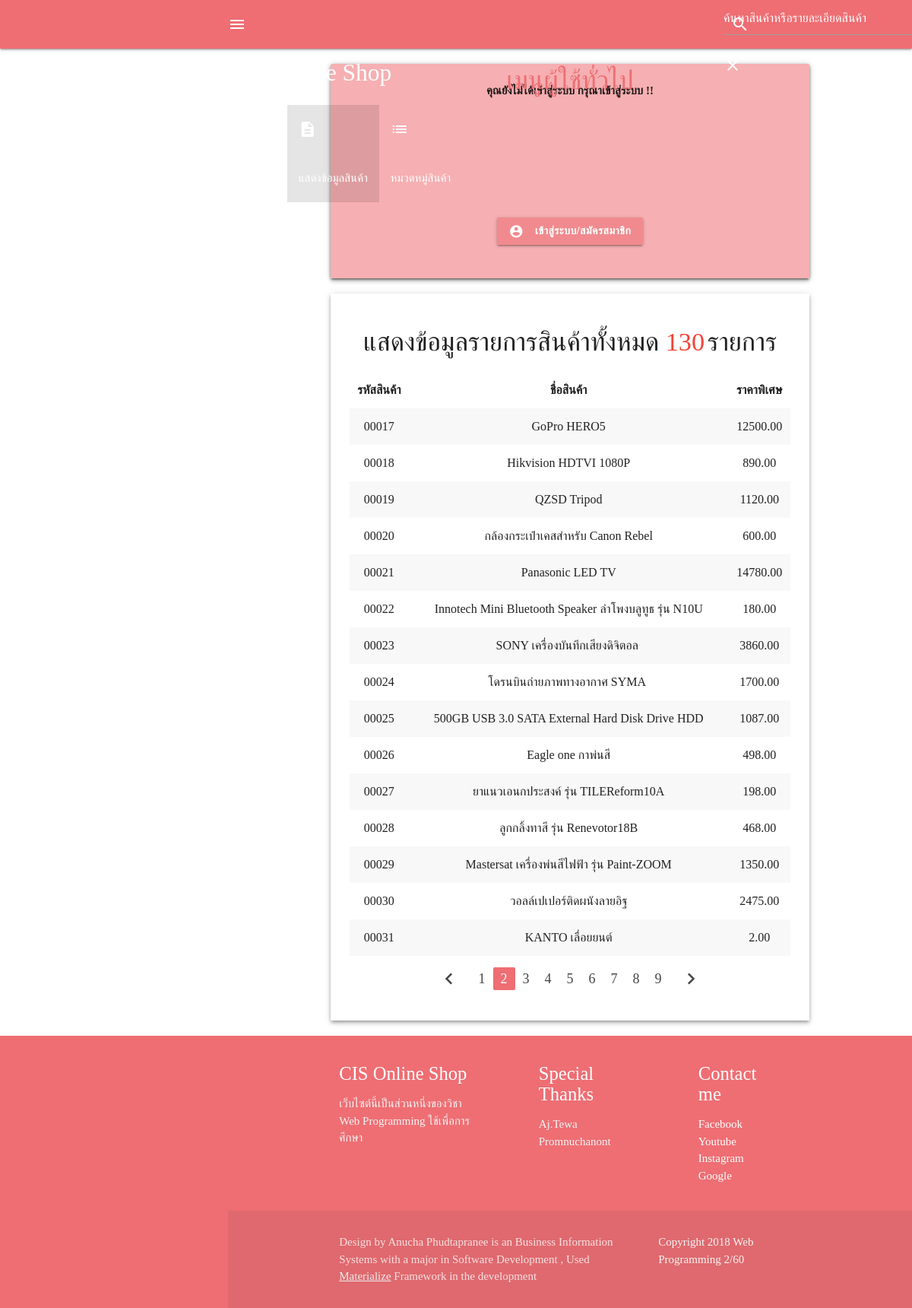
Page /index.php?module=products&action=select_product&page=2 on the committed database.
### tables this page shows
CREATE TABLE `products` (
  `product_id` smallint(5) UNSIGNED ZEROFILL NOT NULL,
  `product_title` varchar(300) NOT NULL,
  `product_detail` text NOT NULL,
  `product_nprice` decimal(8,2) NOT NULL,
  `product_sprice` decimal(8,2) NOT NULL,
  `product_cate` tinyint(2) NOT NULL,
  `product_pic` varchar(255) NOT NULL,
  `product_ship` tinyint(1) NOT NULL COMMENT '0=ต่างประเทศ,1=ในประเทศ'
);

### call_function.php (called while the page is built, shortened)
<?php
    function url_searchproduct($page){
        $get_action = $_GET['action'];
        $get_cateid = "";
        $query_select = "";
        if(isset($_SESSION['user_type'])){
            $type = $_SESSION['user_type'];
        }else{
            $type = 99;
        }
        if($type == 0){
            $logic_url1 = "manage_product";
            $logic_url2 = "manage_categories";
            $logic_url3 = "manage_user";
        }else if($type == 2){
        }else{
            $logic_url1 = "select_product";
        }
        $url_pagination = "index.php?module=products&action=".$logic_url1."";
        $ar_product = array("url" => $url_pagination , "query" => $query_select , "cate_id" => $get_cateid);
        return $ar_product;
    }
?>

### modules/products/select_product.php (the view, shortened to what this page needs)
<?php
    $num_per_page = 15;
    if(isset($_GET['page'])){
        $page = $_GET['page'];
        $start_row = ($page-1)*$num_per_page;
    }else{
        $page = 1;
        $start_row = 0;
    }
    $array_product = url_searchproduct(1);
    $result = mysqli_query($con,
    "SELECT product_id FROM products".$array_product['query']) or die ("Error from line 1 : ".mysqli_error($con));
    $count_row = mysqli_num_rows($result);
    $page_all = ceil($count_row / $num_per_page);
    $result = mysqli_query($con,
        "SELECT product_id ,
                product_title ,
                product_sprice FROM products".$array_product['query']." ORDER BY product_id ASC LIMIT ".$start_row.",".$num_per_page) or die ("Error from line 1 : ".mysqli_error($con));
?>
        <div class='center-align' style='padding:25px 25px;'>
        <?php
            if($count_row>=1)
            {
        ?>
        <div style='margin-top:20px;margin-bottom:20px;'>
            <h4 style='display:inline;'>แสดงข้อมูลรายการสินค้าทั้งหมด </h4>
            <?php echo "<h4 class='red-text' style='display:inline;'>".$count_row."</h4> <h4 style='display:inline;'>รายการ</h4>";?>
        </div>
        <div style="overflow-x:auto;">
        <table class="centered <?php echo (empty($_SESSION['user_type']) ? "striped" : "striped striped3");?>">
            <thead>
                <tr>
                    <th>รหัสสินค้า</th>
                    <th>ชื่อสินค้า</th>
                    <th>ราคาพิเศษ</th>
                </tr>
            </thead>
        <?php
            echo "<tbody>";
        while(list($product_id,$product_title,$product_name) = mysqli_fetch_row($result)){
            echo "<tr>";
            echo "<td>".$product_id."</td>";
            echo "<td><a href='index.php?module=products&action=product_detail&sendVar=".$product_id."&page=".$page.(isset($_GET['cateid']) ? "&cateid=".$_GET['cateid'] : "")."'>".$product_title."</a></td>";
            echo "<td>".$product_name."</td>";
            echo "</tr>";
        }
            echo "</tbody>";
        echo "</table>";
        echo "</div>";
        ?>
        <?php
            $active_css = (empty($_SESSION['user_type']) ? "active" : "activemember");
        ?>
            <ul class="pagination center-align">
            <li class="waves-effect"><a href="<?php echo($page == 1 ? "#" : "index.php?module=products&action=select_product&page=".($page-1));?>"><i class="material-icons">chevron_left</i></a></li>
                <?php
                    for($i = 1;$i <= $page_all;$i++){
                        echo "<li class='waves-effect ",($page==$i ? $active_css : ""),"'><a href='",$array_product['url']
                        ,"&page=",$i,"'>",$i,"</a></li>";
                    }
                ?>
            <li class="waves-effect"><a href="<?php echo($page == $page_all ? "#" : "index.php?module=products&action=select_product&page=".($page+1));?>"><i class="material-icons">chevron_right</i></a></li>
            </ul>
        </div>
        <?php
            }
        ?>
<?php
        echo "</div>";
?>

### index.php (style rules this page uses)
html { font-family:finalFont !important; }
body { overflow:scroll !important; }
tr { transition:background-color 0.6s; }
a { color:#212121; }
::placeholder { color:white; }

### rows in the picture
products: product_id "00017", product_title "GoPro HERO5", product_sprice "12500.00"
products: product_id "00018", product_title "Hikvision HDTVI 1080P", product_sprice "890.00"
products: product_id "00019", product_title "QZSD Tripod", product_sprice "1120.00"
products: product_id "00020", product_title "กล้องกระเป๋าเคสสำหรับ Canon Rebel", product_sprice "600.00"
products: product_id "00021", product_title "Panasonic LED TV", product_sprice "14780.00"
products: product_id "00022", product_title "Innotech Mini Bluetooth Speaker ลำโพงบลูทูธ รุ่น N10U", product_sprice "180.00"
products: product_id "00023", product_title "SONY เครื่องบันทึกเสียงดิจิตอล", product_sprice "3860.00"
products: product_id "00024", product_title "โดรนบินถ่ายภาพทางอากาศ SYMA", product_sprice "1700.00"
products: product_id "00025", product_title "500GB USB 3.0 SATA External Hard Disk Drive HDD", product_sprice "1087.00"
products: product_id "00026", product_title "Eagle one กาพ่นสี", product_sprice "498.00"
products: product_id "00027", product_title "ยาแนวเอนกประสงค์ รุ่น TILEReform10A", product_sprice "198.00"
products: product_id "00028", product_title "ลูกกลิ้งทาสี รุ่น Renevotor18B", product_sprice "468.00"
products: product_id "00029", product_title "Mastersat เครื่องพ่นสีไฟฟ้า รุ่น Paint-ZOOM", product_sprice "1350.00"
products: product_id "00030", product_title "วอลล์เปเปอร์ติดผนังลายอิฐ", product_sprice "2475.00"
products: product_id "00031", product_title "KANTO เลื่อยยนต์", product_sprice "2.00"

### other values in the picture
$count_row "130"
